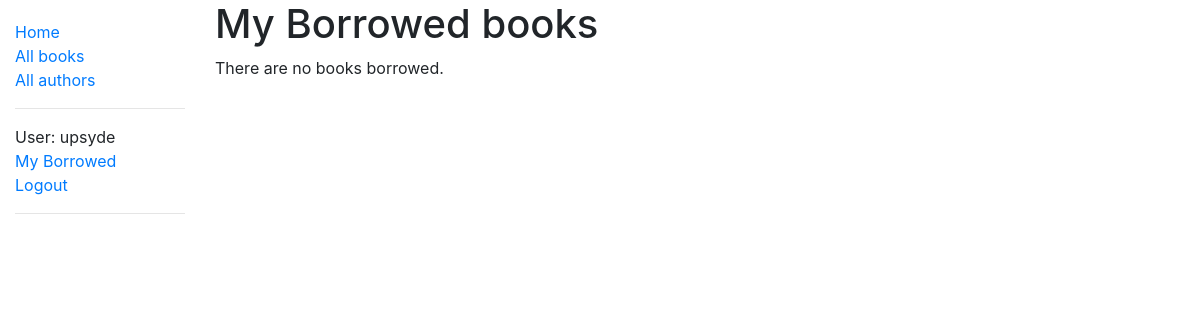
/catalog/mybooks/ (signed in), run on an earlier commit of the app's database.
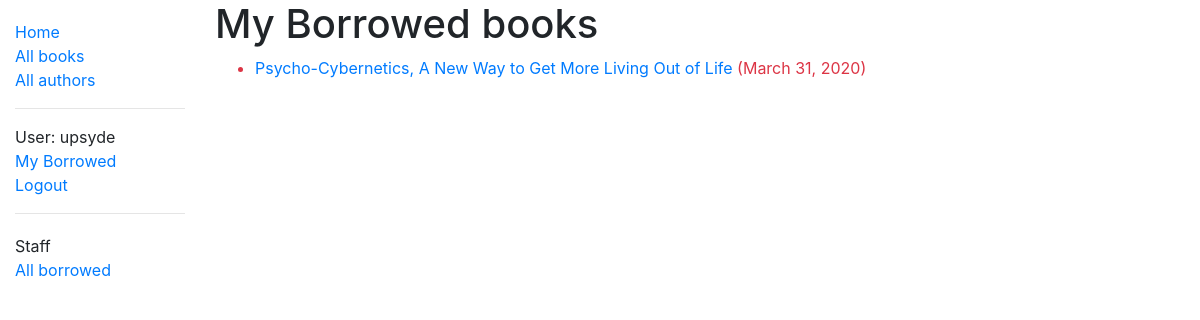
And on a later commit of the database.
### catalog/models.py (models this page shows, shortened)
class BookInstance(models.Model):
    id = models.UUIDField(
        primary_key=True,
        default=uuid.uuid4,
        help_text="Unique ID for this particular book across whole library",
    )
    book = models.ForeignKey("Book", on_delete=models.SET_NULL, null=True)
    imprint = models.CharField(max_length=200)
    due_back = models.DateField(null=True, blank=True)
    book_borrower = models.ForeignKey(
        User, on_delete=models.SET_NULL, null=True, blank=True
    )
    book_quality = models.CharField(max_length=200)
    LOAN_STATUS = (
        ("m", "Maintenance"),
        ("o", "On loan"),
        ("a", "Available"),
        ("r", "Reserved"),
    )
    status = models.CharField(
        max_length=1,
        choices=LOAN_STATUS,
        blank=True,
        default="m",
        help_text="Book availability",
    )
    class Meta:
        ordering = ["due_back"]
        permissions = (("can_mark_returned", "Set book as returned"),)
    @property
    def is_overdue(self):
        if self.due_back and date.today() > self.due_back:
            return True
        return False

class Book(models.Model):
    title = models.CharField(max_length=200)
    author = models.ForeignKey("Author", on_delete=models.SET_NULL, null=True)
    summary = models.TextField(
        max_length=1000, help_text="Enter a brief description of the book"
    )
    isbn = models.CharField(
        "ISBN",
        max_length=13,
        help_text="13 Character"
        ' <a href="https://www.isbn-international.org/content/what-isbn">'
        "ISBN number</a>",
    )
    genre = models.ManyToManyField(
        Genre, help_text="Select a genre for this book"
    )
    book_language = models.ForeignKey(
        "BookLanguage", on_delete=models.SET_NULL, null=True
    )
    def display_genre(self):
        """Create a string for the Genre.
        This is required to display genre in Admin."""
        return ", ".join(genre.name for genre in self.genre.all()[:3])
    display_genre.short_description = "Genre"

### catalog/views.py (the view)
class LoanedBooksByUserListView(LoginRequiredMixin, generic.ListView):
    model = BookInstance
    template_name = "catalog/bookinstance_list_borrowed_user.html"
    paginate_by = 10
    def get_queryset(self):
        return (
            BookInstance.objects.filter(book_borrower=self.request.user)
            .filter(status__exact="o")
            .order_by("due_back")
        )

### catalog/templates/catalog/bookinstance_list_borrowed_user.html
{% extends "base_generic.html" %}
{% block content %}
<h1>My Borrowed books</h1>
{% if bookinstance_list %}
<ul>
  {% for bookinst in bookinstance_list %}
  <li class="{% if bookinst.is_overdue %}text-danger{% endif %}">
    <a href="{% url 'book-detail' bookinst.book.pk %}">{{bookinst.book.title}}</a> ({{ bookinst.due_back }})
  </li>
  {% endfor %}
</ul>
{% else %}
<p>There are no books borrowed.</p>
{% endif %}
{% endblock %}

### catalog/templates/base_generic.html (shortened to what this page needs)
<!DOCTYPE html>
<html lang="en">
<head>
  <link rel="stylesheet" href="https://stackpath.bootstrapcdn.com/bootstrap/4.1.3/css/bootstrap.min.css"
>
  {% load static %}
  <link rel="stylesheet" href="{% static 'css/styles.css' %}">
</head>
<body>
  <div class="container-fluid">
    <div class="row">
      <div class="col-sm-2">
        {% block sidebar %}
        <ul class="sidebar-nav">
          <li><a href="{% url 'index' %}">Home</a></li>
          <li><a href="{% url 'books' %}">All books</a></li>
          <li><a href="{% url 'authors' %}">All authors</a></li>
          <hr>
          {% if user.is_authenticated %}
          <li>User: {{ user.get_username }}</li>
          <li><a href="{% url 'my-borrowed' %}">My Borrowed</a></li>
          <li><a href="{% url 'logout'%}?next={{request.path}}">Logout</a></li>
          {% else %}
          <li><a href="{% url 'login'%}?next={{request.path}}">Login</a></li>
          {% endif %}
          <hr>
          <ul class="sidebar-nav">
            {% if perms.catalog.can_mark_returned %}
            <li>Staff</li>
            <li><a href="{% url 'all-borrowed' %}">All borrowed</a></li>
            {% endif %}
          </ul>
        </ul>
        {% endblock %}
      </div>
      <div class="col-sm-10 ">{% block content %}{% endblock %}</div>
    </div>
  </div>
</body>
</html>

What changed in the data, as far as the page shows it:
now on this page (row edited): BookInstance: book "Psycho-Cybernetics, A New Way to Get More Living Out of Life", due_back "March 31, 2020"
Also different on the page:
text no longer shown: "There are no books borrowed."
text now shown: "Staff All borrowed"
